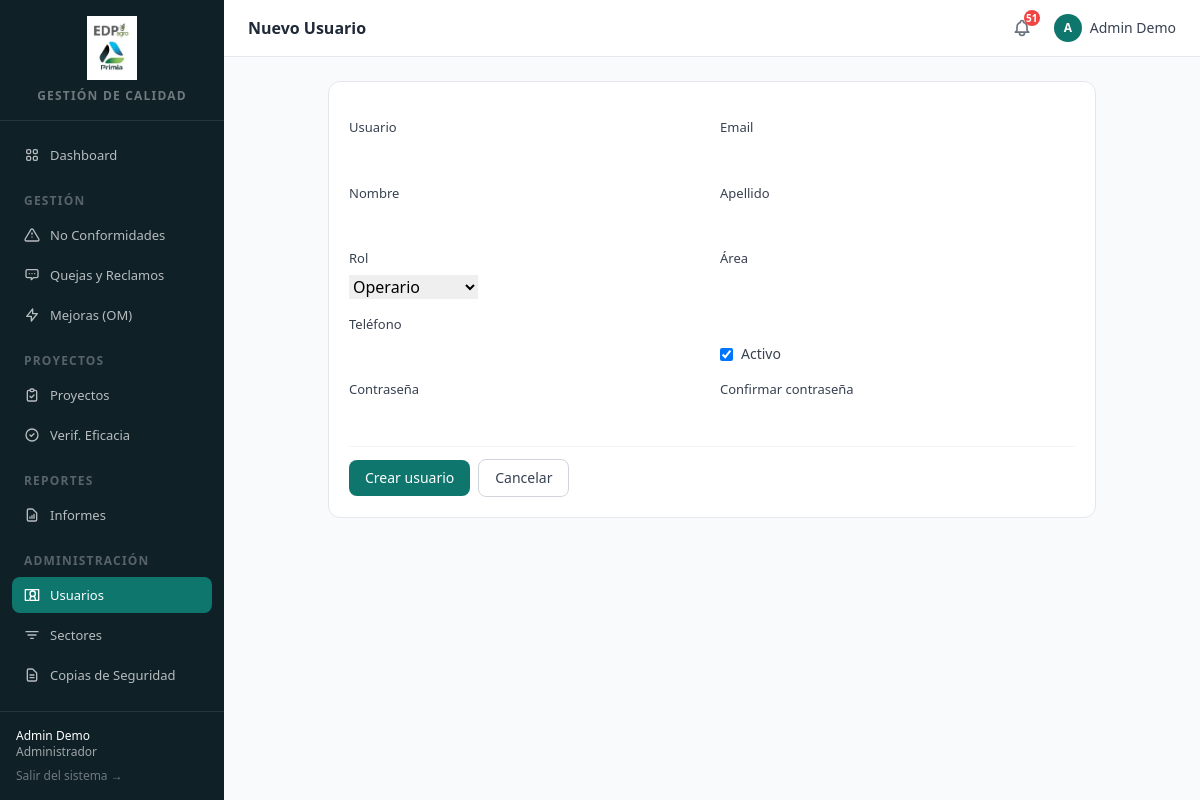
Page /accounts/usuarios/nuevo/ (signed in) on the committed database.
### apps/accounts/models.py (models this page shows, shortened)
class Usuario(AbstractUser):
    rol = models.CharField(max_length=20, choices=Rol, default=Rol.OPERARIO)
    area = models.CharField(max_length=100, blank=True)
    telefono = models.CharField(max_length=30, blank=True)
    class Meta:
        verbose_name = 'Usuario'
        verbose_name_plural = 'Usuarios'
    @property
    def es_admin(self):
        return self.rol == Rol.ADMIN

### apps/accounts/views.py (the view)
# urls.py: path('usuarios/nuevo/', usuarios_crear, name='usuarios_crear'),
@login_required
def usuarios_crear(request):
    if not _es_admin_sistema(request.user):
        messages.error(request, 'Solo un administrador puede crear usuarios.')
        return redirect('dashboard:index')
    if request.method == 'POST':
        form = UsuarioCreateForm(request.POST)
        if form.is_valid():
            user = form.save()
            messages.success(request, f'Usuario {user.username} creado correctamente.')
            return redirect('accounts:usuarios_lista')
    else:
        form = UsuarioCreateForm(initial={'is_active': True})
    return render(request, 'accounts/usuarios_form.html', {
        'form': form,
        'titulo': 'Nuevo Usuario',
        'accion': 'Crear usuario',
    })

### apps/accounts/forms.py (shortened to what this page needs)
class UsuarioCreateForm(UserCreationForm):
    class Meta:
        model = Usuario
        fields = [
            'username', 'first_name', 'last_name', 'email',
            'rol', 'area', 'telefono', 'is_active'
        ]

### apps/accounts/views.py (called while the page is built)
def _es_admin_sistema(user):
    return user.is_authenticated and (getattr(user, 'es_admin', False) or user.is_superuser)

### apps/core/context_processors.py (called while the page is built)
def notificaciones(request):
    if not request.user.is_authenticated:
        return {'notif_no_leidas': 0}
    count = Notificacion.objects.filter(
        usuario=request.user, leida=False
    ).count()
    return {'notif_no_leidas': count}

### templates/accounts/usuarios_form.html (shortened to what this page needs)
{% extends "base.html" %}
{% block page_title %}{{ titulo }}{% endblock %}
{% block content %}
<div class="max-w-3xl mx-auto">
  <div class="card">
    <form method="post" class="space-y-4">
      <div class="grid grid-cols-1 md:grid-cols-2 gap-4">
        <div>
          <label class="form-label">Usuario</label>
          {{ form.username }}
        </div>
        <div>
          <label class="form-label">Email</label>
          {{ form.email }}
        </div>
        <div>
          <label class="form-label">Nombre</label>
          {{ form.first_name }}
        </div>
        <div>
          <label class="form-label">Apellido</label>
          {{ form.last_name }}
        </div>
        <div>
          <label class="form-label">Rol</label>
          {{ form.rol }}
        </div>
        <div>
          <label class="form-label">Área</label>
          {{ form.area }}
        </div>
        <div>
          <label class="form-label">Teléfono</label>
          {{ form.telefono }}
        </div>
        <div class="flex items-end">
          <label class="inline-flex items-center gap-2 text-sm text-gray-700">
            {{ form.is_active }} Activo
          </label>
        </div>
      </div>
      {% if form.password1 %}
      <div class="grid grid-cols-1 md:grid-cols-2 gap-4">
        <div>
          <label class="form-label">Contraseña</label>
          {{ form.password1 }}
        </div>
        <div>
          <label class="form-label">Confirmar contraseña</label>
          {{ form.password2 }}
        </div>
      </div>
      {% endif %}
      <div class="pt-3 border-t border-gray-100 flex items-center gap-2">
        <button type="submit" class="btn-primary text-sm">{{ accion }}</button>
        <a href="{% url 'accounts:usuarios_lista' %}" class="btn-secondary text-sm">Cancelar</a>
      </div>
    </form>
  </div>
</div>
{% endblock %}

### templates/base.html (shortened to what this page needs)
{% load static %}
<!DOCTYPE html>
<html lang="es" class="h-full bg-gray-50">
<head>
  <script src="https://cdn.tailwindcss.com"></script>
</head>
<body class="h-full flex" hx-headers='{"X-CSRFToken": "{{ csrf_token }}"}'>
  <aside class="w-56 min-h-screen flex flex-col bg-sidebar text-white shrink-0">
    <div class="px-4 py-4 border-b border-white/10">
      <img src="{% static 'img/logo_edp.jpg' %}" alt="EDP Agro" class="h-16 w-full object-contain mb-2">
      <p class="text-center text-xs text-white/40 tracking-widest uppercase font-semibold">Gestión de Calidad</p>
    </div>
    <nav class="flex-1 px-3 py-4 space-y-1 text-sm">
      {% with request.resolver_match.app_name as active_app %}
      <a href="{% url 'dashboard:index' %}"
         class="nav-link {% if active_app == 'dashboard' %}bg-primary text-white{% else %}text-white/70 hover:bg-white/10{% endif %}">
        Dashboard
      </a>
      <p class="px-3 pt-4 pb-1 text-xs text-white/30 uppercase tracking-widest font-semibold">Gestión</p>
      <a href="{% url 'nc:lista' %}"
         class="nav-link {% if active_app == 'nc' %}bg-primary text-white{% else %}text-white/70 hover:bg-white/10{% endif %}">
        <svg class="w-4 h-4" fill="none" viewBox="0 0 24 24" stroke="currentColor"><path stroke-linecap="round" stroke-linejoin="round" stroke-width="2" d="M12 9v2m0 4h.01M10.29 3.86L1.82 18a2 2 0 001.71 3h16.94a2 2 0 001.71-3L13.71 3.86a2 2 0 00-3.42 0z"/></svg>
        No Conformidades
      </a>
      <a href="{% url 'qr:lista' %}"
         class="nav-link {% if active_app == 'qr' %}bg-primary text-white{% else %}text-white/70 hover:bg-white/10{% endif %}">
        <svg class="w-4 h-4" fill="none" viewBox="0 0 24 24" stroke="currentColor"><path stroke-linecap="round" stroke-linejoin="round" stroke-width="2" d="M8 10h.01M12 10h.01M16 10h.01M9 16H5a2 2 0 01-2-2V6a2 2 0 012-2h14a2 2 0 012 2v8a2 2 0 01-2 2h-5l-3 3v-3z"/></svg>
        Quejas y Reclamos
      </a>
      <a href="{% url 'om:lista' %}"
         class="nav-link {% if active_app == 'om' %}bg-primary text-white{% else %}text-white/70 hover:bg-white/10{% endif %}">
        <svg class="w-4 h-4" fill="none" viewBox="0 0 24 24" stroke="currentColor"><path stroke-linecap="round" stroke-linejoin="round" stroke-width="2" d="M13 10V3L4 14h7v7l9-11h-7z"/></svg>
        Mejoras (OM)
      </a>
      <p class="px-3 pt-4 pb-1 text-xs text-white/30 uppercase tracking-widest font-semibold">Proyectos</p>
      <a href="{% url 'proyectos:lista' %}"
         class="nav-link {% if active_app == 'proyectos' %}bg-primary text-white{% else %}text-white/70 hover:bg-white/10{% endif %}">
        <svg class="w-4 h-4" fill="none" viewBox="0 0 24 24" stroke="currentColor"><path stroke-linecap="round" stroke-linejoin="round" stroke-width="2" d="M9 5H7a2 2 0 00-2 2v12a2 2 0 002 2h10a2 2 0 002-2V7a2 2 0 00-2-2h-2M9 5a2 2 0 002 2h2a2 2 0 002-2M9 5a2 2 0 012-2h2a2 2 0 012 2m-6 9l2 2 4-4"/></svg>
        Proyectos
      </a>
      <a href="{% url 'verificacion:lista' %}"
         class="nav-link {% if active_app == 'verificacion' %}bg-primary text-white{% else %}text-white/70 hover:bg-white/10{% endif %}">
        <svg class="w-4 h-4" fill="none" viewBox="0 0 24 24" stroke="currentColor"><path stroke-linecap="round" stroke-linejoin="round" stroke-width="2" d="M9 12l2 2 4-4m6 2a9 9 0 11-18 0 9 9 0 0118 0z"/></svg>
        Verif. Eficacia
      </a>
      <p class="px-3 pt-4 pb-1 text-xs text-white/30 uppercase tracking-widest font-semibold">Reportes</p>
      <a href="{% url 'reportes:index' %}"
         class="nav-link {% if active_app == 'reportes' %}bg-primary text-white{% else %}text-white/70 hover:bg-white/10{% endif %}">
        <svg class="w-4 h-4" fill="none" viewBox="0 0 24 24" stroke="currentColor"><path stroke-linecap="round" stroke-linejoin="round" stroke-width="2" d="M9 17v-2m3 2v-4m3 4v-6m2 10H7a2 2 0 01-2-2V5a2 2 0 012-2h5.586a1 1 0 01.707.293l5.414 5.414a1 1 0 01.293.707V19a2 2 0 01-2 2z"/></svg>
        Informes
      </a>
      {% if request.user.es_admin or request.user.is_superuser %}
      <p class="px-3 pt-4 pb-1 text-xs text-white/30 uppercase tracking-widest font-semibold">Administración</p>
      <a href="{% url 'accounts:usuarios_lista' %}"
         class="nav-link {% if active_app == 'accounts' %}bg-primary text-white{% else %}text-white/70 hover:bg-white/10{% endif %}">
        <svg class="w-4 h-4" fill="none" viewBox="0 0 24 24" stroke="currentColor"><path stroke-linecap="round" stroke-linejoin="round" stroke-width="2" d="M17 20h5V4H2v16h5m10 0v-2a4 4 0 00-8 0v2m8 0H9m8-10a4 4 0 11-8 0 4 4 0 018 0z"/></svg>
        Usuarios
      </a>
      <a href="{% url 'core:sectores_lista' %}"
         class="nav-link {% if active_app == 'core' %}bg-primary text-white{% else %}text-white/70 hover:bg-white/10{% endif %}">
        <svg class="w-4 h-4" fill="none" viewBox="0 0 24 24" stroke="currentColor"><path stroke-linecap="round" stroke-linejoin="round" stroke-width="2" d="M3 7h18M6 12h12M10 17h4"/></svg>
        Sectores
      </a>
      <a href="{% url 'backups:lista' %}"
         class="nav-link {% if active_app == 'backups' %}bg-primary text-white{% else %}text-white/70 hover:bg-white/10{% endif %}">
        <svg class="w-4 h-4" fill="none" viewBox="0 0 24 24" stroke="currentColor"><path stroke-linecap="round" stroke-linejoin="round" stroke-width="2" d="M9 12h6m-6 4h6m2 5H7a2 2 0 01-2-2V5a2 2 0 012-2h5.586a1 1 0 01.707.293l5.414 5.414a1 1 0 01.293.707V19a2 2 0 01-2 2z"/></svg>
        Copias de Seguridad
      </a>
      {% endif %}
      {% endwith %}
    </nav>
    <div class="px-4 py-4 border-t border-white/10 text-xs text-white/60">
      <p class="font-medium text-white truncate">{{ request.user.get_full_name|default:request.user.username }}</p>
      <p class="truncate">{{ request.user.get_rol_display }}</p>
      <form method="post" action="{% url 'accounts:logout' %}" class="mt-2">
        <button type="submit" class="text-white/40 hover:text-white transition-colors">Salir del sistema →</button>
      </form>
    </div>
  </aside>
  <div class="flex-1 flex flex-col min-h-screen overflow-auto">
    <header class="sticky top-0 z-10 bg-white border-b border-gray-200 flex items-center justify-between px-6 py-3">
      <h1 class="text-base font-semibold text-gray-800">{% block page_title %}{% endblock %}</h1>
      <div class="flex items-center gap-4">
        <div class="relative" id="notif-widget">
          <button id="notif-btn"
                  hx-get="{% url 'notificaciones:panel' %}"
                  hx-target="#notif-dropdown"
                  hx-swap="innerHTML"
                  hx-trigger="click[!htmx.find('#notif-dropdown').classList.contains('notif-loaded')]"
                  onclick="toggleNotifDropdown(event)"
                  class="relative p-1.5 rounded-lg text-gray-500 hover:bg-gray-100 transition-colors">
            {% if notif_no_leidas %}
            <span id="notif-badge"
                  class="absolute -top-0.5 -right-0.5 w-4 h-4 bg-red-500 text-white text-[10px] font-bold rounded-full flex items-center justify-center">
              {{ notif_no_leidas }}
            </span>
            {% endif %}
          </button>
        </div>
        <div class="flex items-center gap-2 text-sm text-gray-700">
          <div class="w-7 h-7 rounded-full bg-primary text-white flex items-center justify-center text-xs font-bold uppercase">
            {{ request.user.username|slice:":1" }}
          </div>
          <span class="hidden sm:block font-medium">{{ request.user.get_full_name|default:request.user.username }}</span>
        </div>
      </div>
    </header>
    <main class="flex-1 px-6 py-6">
      {% block content %}{% endblock %}
    </main>
  </div>
</body>
</html>

### templates/base.html (style rules this page uses)
.nav-link { display: flex; align-items: center; gap: 0.625rem; padding: 0.5rem 0.75rem; border-radius: 0.5rem; transition: background-color 0.15s; font-size: 0.8125rem; }
.btn-primary { display: inline-flex; align-items: center; gap: 0.375rem; padding: 0.5rem 1rem; background-color: #0f766e; color: white; border-radius: 0.5rem; font-size: 0.875rem; font-weight: 500; transition: background-color 0.15s; }
.btn-secondary { display: inline-flex; align-items: center; gap: 0.375rem; padding: 0.5rem 1rem; background-color: white; color: #374151; border: 1px solid #d1d5db; border-radius: 0.5rem; font-size: 0.875rem; font-weight: 500; transition: background-color 0.15s; }
.form-label { display: block; font-size: 0.8125rem; font-weight: 500; color: #374151; margin-bottom: 0.375rem; }
.card { background-color: white; border-radius: 0.75rem; border: 1px solid #e5e7eb; padding: 1.25rem; }

### rows in the picture
Usuario: user.get_full_name "Admin Demo", user.rol "Administrador", user.username "A"

### other values in the picture
{{ titulo }} "Nuevo Usuario"
{{ notif_no_leidas }} "51"
{{ accion }} "Crear usuario"
